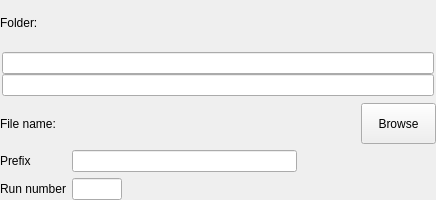
<?xml version="1.0" encoding="UTF-8"?>
<ui version="4.0">
 <class>DataPathWidgetVerticalLayout</class>
 <widget class="QWidget" name="DataPathWidgetVerticalLayout">
  <property name="geometry">
   <rect>
    <x>0</x>
    <y>0</y>
    <width>436</width>
    <height>200</height>
   </rect>
  </property>
  <property name="sizePolicy">
   <sizepolicy hsizetype="Minimum" vsizetype="Minimum">
    <horstretch>0</horstretch>
    <verstretch>0</verstretch>
   </sizepolicy>
  </property>
  <property name="maximumSize">
   <size>
    <width>32767</width>
    <height>32767</height>
   </size>
  </property>
  <property name="windowTitle">
   <string>Data path</string>
  </property>
  <layout class="QHBoxLayout">
   <property name="spacing">
    <number>0</number>
   </property>
   <property name="margin">
    <number>0</number>
   </property>
   <item>
    <layout class="QVBoxLayout">
     <property name="spacing">
      <number>5</number>
     </property>
     <property name="margin">
      <number>0</number>
     </property>
     <item>
      <layout class="QVBoxLayout">
       <property name="spacing">
        <number>4</number>
       </property>
       <item>
        <layout class="QHBoxLayout">
         <item>
          <widget class="QLabel" name="folder_label">
           <property name="maximumSize">
            <size>
             <width>32767</width>
             <height>32767</height>
            </size>
           </property>
           <property name="toolTip">
            <string>Automatic processing results in PROCESSED_DATA directory</string>
           </property>
           <property name="text">
            <string>Folder:</string>
           </property>
           <property name="wordWrap">
            <bool>false</bool>
           </property>
          </widget>
         </item>
         <item>
          <spacer name="folder_heading_hspacer">
           <property name="orientation">
            <enum>Qt::Horizontal</enum>
           </property>
           <property name="sizeType">
            <enum>QSizePolicy::Expanding</enum>
           </property>
           <property name="sizeHint" stdset="0">
            <size>
             <width>21</width>
             <height>20</height>
            </size>
           </property>
          </spacer>
         </item>
        </layout>
       </item>
       <item>
        <layout class="QVBoxLayout">
         <property name="spacing">
          <number>0</number>
         </property>
         <property name="margin">
          <number>2</number>
         </property>
         <item>
          <layout class="QHBoxLayout">
           <property name="spacing">
            <number>0</number>
           </property>
           <item>
            <widget class="QLineEdit" name="base_path_ledit">
             <property name="minimumSize">
              <size>
               <width>410</width>
               <height>0</height>
              </size>
             </property>
             <property name="maximumSize">
              <size>
               <width>32767</width>
               <height>32767</height>
              </size>
             </property>
             <property name="text">
              <string/>
             </property>
             <property name="readOnly">
              <bool>true</bool>
             </property>
            </widget>
           </item>
          </layout>
         </item>
         <item>
          <layout class="QHBoxLayout">
           <property name="spacing">
            <number>0</number>
           </property>
           <item>
            <widget class="QLineEdit" name="folder_ledit">
             <property name="minimumSize">
              <size>
               <width>0</width>
               <height>0</height>
              </size>
             </property>
             <property name="maximumSize">
              <size>
               <width>32767</width>
               <height>32767</height>
              </size>
             </property>
             <property name="text">
              <string/>
             </property>
            </widget>
           </item>
          </layout>
         </item>
        </layout>
       </item>
      </layout>
     </item>
     <item>
      <layout class="QVBoxLayout">
       <item>
        <layout class="QHBoxLayout">
         <item>
          <widget class="QLabel" name="file_name_label">
           <property name="maximumSize">
            <size>
             <width>32767</width>
             <height>32767</height>
            </size>
           </property>
           <property name="text">
            <string>File name:</string>
           </property>
           <property name="wordWrap">
            <bool>false</bool>
           </property>
          </widget>
         </item>
         <item>
          <widget class="QLabel" name="file_name_value_label">
           <property name="minimumSize">
            <size>
             <width>250</width>
             <height>0</height>
            </size>
           </property>
           <property name="maximumSize">
            <size>
             <width>250</width>
             <height>32767</height>
            </size>
           </property>
           <property name="text">
            <string/>
           </property>
           <property name="wordWrap">
            <bool>false</bool>
           </property>
          </widget>
         </item>
         <item>
          <spacer name="file_name_hspacer">
           <property name="orientation">
            <enum>Qt::Horizontal</enum>
           </property>
           <property name="sizeType">
            <enum>QSizePolicy::Expanding</enum>
           </property>
           <property name="sizeHint" stdset="0">
            <size>
             <width>19</width>
             <height>20</height>
            </size>
           </property>
          </spacer>
         </item>
         <item>
          <widget class="QPushButton" name="browse_button">
           <property name="maximumSize">
            <size>
             <width>75</width>
             <height>32767</height>
            </size>
           </property>
           <property name="text">
            <string>Browse</string>
           </property>
          </widget>
         </item>
        </layout>
       </item>
       <item>
        <layout class="QHBoxLayout">
         <item>
          <layout class="QVBoxLayout">
           <item>
            <widget class="QLabel" name="prefix_label">
             <property name="text">
              <string>Prefix</string>
             </property>
             <property name="wordWrap">
              <bool>false</bool>
             </property>
            </widget>
           </item>
           <item>
            <widget class="QLabel" name="run_number_label">
             <property name="text">
              <string>Run number</string>
             </property>
             <property name="wordWrap">
              <bool>false</bool>
             </property>
            </widget>
           </item>
          </layout>
         </item>
         <item>
          <layout class="QVBoxLayout">
           <item>
            <widget class="QLineEdit" name="prefix_ledit">
             <property name="maximumSize">
              <size>
               <width>225</width>
               <height>32767</height>
              </size>
             </property>
            </widget>
           </item>
           <item>
            <layout class="QHBoxLayout">
             <item>
              <widget class="QLineEdit" name="run_number_ledit">
               <property name="minimumSize">
                <size>
                 <width>50</width>
                 <height>0</height>
                </size>
               </property>
               <property name="maximumSize">
                <size>
                 <width>50</width>
                 <height>32767</height>
                </size>
               </property>
              </widget>
             </item>
             <item>
              <spacer name="run_number_spacer">
               <property name="orientation">
                <enum>Qt::Horizontal</enum>
               </property>
               <property name="sizeType">
                <enum>QSizePolicy::Expanding</enum>
               </property>
               <property name="sizeHint" stdset="0">
                <size>
                 <width>1</width>
                 <height>20</height>
                </size>
               </property>
              </spacer>
             </item>
            </layout>
           </item>
          </layout>
         </item>
        </layout>
       </item>
      </layout>
     </item>
    </layout>
   </item>
  </layout>
 </widget>
 <layoutdefault spacing="6" margin="11"/>
 <pixmapfunction>qPixmapFromMimeSource</pixmapfunction>
 <resources/>
 <connections/>
</ui>
